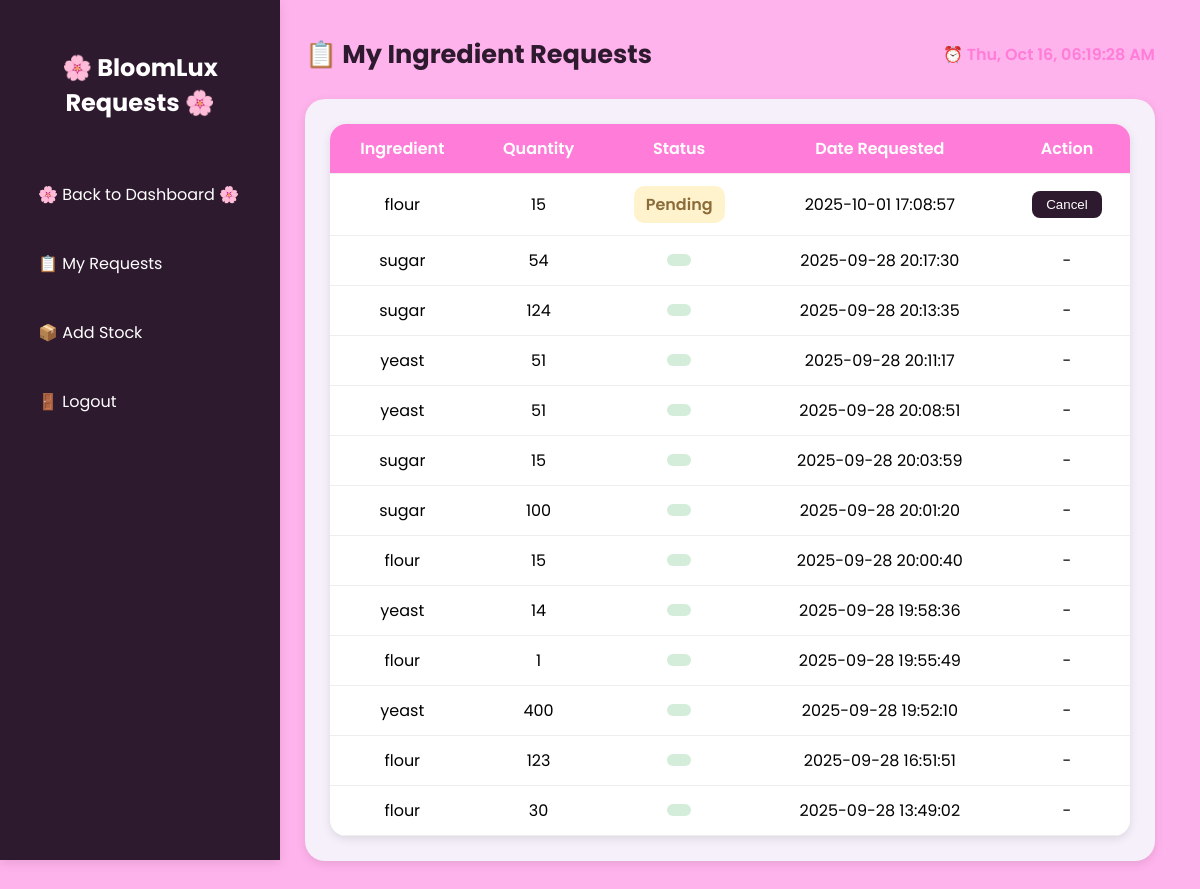
The page /my_requests.php (signed in) on the database its author committed.
### tables this page shows
CREATE TABLE `requests` (
  `id` int(11) NOT NULL,
  `ingredient_id` int(11) NOT NULL,
  `user_id` int(11) NOT NULL,
  `ingredient_name` varchar(100) NOT NULL,
  `quantity` int(11) NOT NULL,
  `notes` text DEFAULT NULL,
  `unit` varchar(50) DEFAULT NULL,
  `status` enum('pending','approved','completed') DEFAULT 'pending',
  `requested_at` timestamp NOT NULL DEFAULT current_timestamp()
);

### my_requests.php (the view, shortened to what this page needs)
<?php
include 'backend/init.php';
$sql = "SELECT id, ingredient_name, quantity, status, requested_at FROM requests ORDER BY requested_at DESC";
$stmt = $conn->prepare($sql);
$stmt->execute();
$result = $stmt->get_result();
?>
<!DOCTYPE html>
<html lang="en">
<head>
</head>
<body>
<div class="sidebar">
    <h2>🌸 BloomLux Requests 🌸</h2>
    <a href="admin_dashboard.php">🌸 Back to Dashboard 🌸</a>
    <a href="my_requests.php">📋 My Requests</a>
    <a href="backend/add_stock.php">📦 Add Stock</a>
    <a href="logout.php">🚪 Logout</a>
</div>
<div class="main">
    <div class="top-bar">
        <div class="title">📋 My Ingredient Requests</div>
        <div id="live-time">⏰ Loading...</div>
    </div>
    <div class="card">
        <?php if ($result->num_rows > 0): ?>
            <table>
                <tr>
                    <th>Ingredient</th>
                    <th>Quantity</th>
                    <th>Status</th>
                    <th>Date Requested</th>
                    <th>Action</th>
                </tr>
                <?php while ($row = $result->fetch_assoc()): ?>
                    <?php
                        $status = strtolower($row['status']);
                        $status_label = '';
                        $status_class = '';
                        if ($status == 'pending') {
                            $status_label = 'Pending';
                            $status_class = 'pending';
                        } elseif ($status == 'cancelled') {
                            $status_label = 'Cancelled';
                            $status_class = 'cancelled';
                        } elseif ($status == 'approved' || $status == 'completed') {
                            $status_label = 'Done';
                            $status_class = 'done';
                        } else {
                            $status_label = ucfirst($status);
                            $status_class = 'done';
                        }
                    ?>
                    <tr>
                        <td><?= htmlspecialchars($row['ingredient_name']); ?></td>
                        <td><?= htmlspecialchars($row['quantity']); ?></td>
                        <td><span class="status <?= $status_class; ?>"><?= $status_label; ?></span></td>
                        <td><?= htmlspecialchars($row['requested_at']); ?></td>
                        <td>
                            <?php if ($status == 'pending'): ?>
                                <form method="POST" style="margin:0;" onsubmit="return confirmCancel();">
                                    <button type="submit" class="btn-cancel">Cancel</button>
                                </form>
                            <?php else: ?>
                                -
                            <?php endif; ?>
                        </td>
                    </tr>
                <?php endwhile; ?>
            </table>
        <?php else: ?>
            <p class="empty">You have not made any requests yet.</p>
        <?php endif; ?>
    </div>
</div>
</body>
</html>

### my_requests.php (style rules this page uses)
:root { --bg: #ffb3ecff; --card: #f5f0fa; --primary: #2e1a2eff; --accent: #ff7dd8; --text: #000000ff; --shadow: 0 3px 10px rgba(0, 0, 0, 0.1); }
body { font-family: 'Poppins', sans-serif; background: var(--bg); margin: 0; color: var(--text); display: flex; }
.sidebar { width: 240px; background: var(--primary); color: #fff; height: 100vh; position: fixed; display: flex; flex-direction: column; padding: 30px 20px; box-shadow: var(--shadow); }
.sidebar h2 { text-align: center; font-weight: 700; font-size: 24px; margin-bottom: 40px; }
.sidebar a { display: block; color: #fff; padding: 14px 18px; margin: 8px 0; text-decoration: none; border-radius: 30px; transition: 0.3s; }
.main { margin-left: 260px; flex-grow: 1; padding: 35px 45px; }
.top-bar { display: flex; justify-content: space-between; align-items: center; margin-bottom: 25px; }
.title { font-size: 1.6rem; font-weight: 700; color: var(--primary); }
#live-time { color: var(--accent); font-weight: 600; }
.card { background: var(--card); padding: 25px; border-radius: 20px; box-shadow: var(--shadow); animation: fadeIn 0.6s ease-in-out; }
table { width: 100%; border-collapse: collapse; background: white; border-radius: 16px; overflow: hidden; box-shadow: var(--shadow); }
th, td { padding: 12px 15px; border-bottom: 1px solid #eee; text-align: center; }
th { background: var(--accent); color: white; font-weight: 600; }
.status { font-weight: 600; padding: 6px 12px; border-radius: 10px; display: inline-block; }
.pending { background: #fff3cd; color: #8a6d3b; }
.done { background: #d4edda; color: #155724; }
.btn-cancel { background: var(--primary); color: white; padding: 6px 14px; border: none; border-radius: 8px; cursor: pointer; transition: 0.3s; }

### rows shown on the page
requests: ingredient_name "flour", quantity "15", status "Pending", requested_at "2025-10-01 17:08:57"
requests: ingredient_name "sugar", quantity "54", requested_at "2025-09-28 20:17:30"
requests: ingredient_name "sugar", quantity "124", requested_at "2025-09-28 20:13:35"
requests: ingredient_name "yeast", quantity "51", requested_at "2025-09-28 20:11:17"
requests: ingredient_name "yeast", quantity "51", requested_at "2025-09-28 20:08:51"
requests: ingredient_name "sugar", quantity "15", requested_at "2025-09-28 20:03:59"
requests: ingredient_name "sugar", quantity "100", requested_at "2025-09-28 20:01:20"
requests: ingredient_name "flour", quantity "15", requested_at "2025-09-28 20:00:40"
requests: ingredient_name "yeast", quantity "14", requested_at "2025-09-28 19:58:36"
requests: ingredient_name "flour", quantity "1", requested_at "2025-09-28 19:55:49"
requests: ingredient_name "yeast", quantity "400", requested_at "2025-09-28 19:52:10"
requests: ingredient_name "flour", quantity "123", requested_at "2025-09-28 16:51:51"
requests: ingredient_name "flour", quantity "30", requested_at "2025-09-28 13:49:02"
